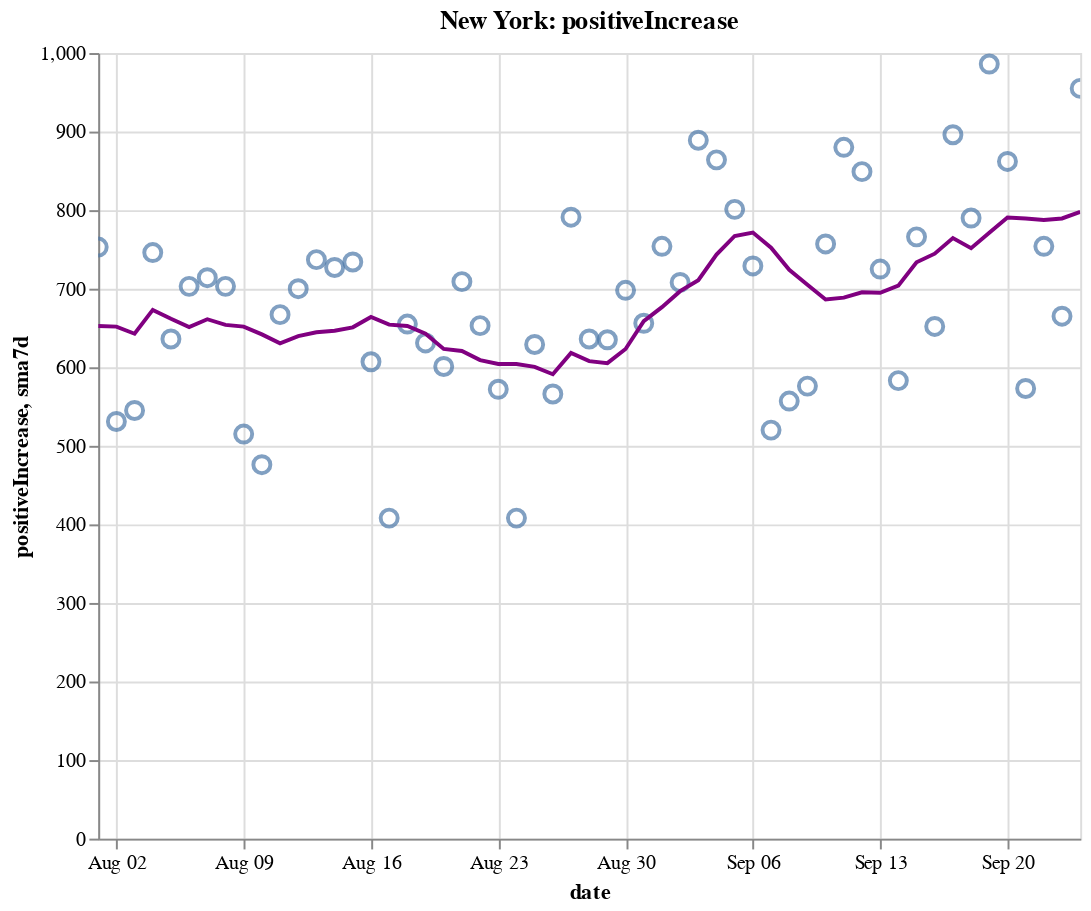

The cell this chart's notebook holds for it:
### Code cell
create_plot(ny, 'positiveIncrease')

### Figure 1 — Vega-Lite specification as saved in the notebook (floating-point values rounded to 4 significant figures)
{"config": {"view": {"continuousWidth": 400, "continuousHeight": 300}}, "layer": [{"layer": [{"mark": {"type": "point", "size": 75}, "encoding": {"tooltip": [{"type": "temporal", "field": "date"}, {"type": "quantitative", "field": "positiveIncrease"}, {"type": "quantitative", "field": "sma7d"}], "x": {"type": "temporal", "field": "date"}, "y": {"type": "quantitative", "field": "positiveIncrease"}}, "selection": {"selector008": {"type": "interval", "bind": "scales", "encodings": ["x", "y"]}}}, {"mark": {"type": "line", "color": "purple"}, "encoding": {"x": {"type": "temporal", "field": "date"}, "y": {"type": "quantitative", "field": "sma7d"}}}]}, {"mark": {"type": "rule", "color": "#aaa"}, "encoding": {"x": {"type": "temporal", "field": "date"}}, "transform": [{"filter": {"selection": "selector007"}}]}, {"mark": "circle", "encoding": {"opacity": {"condition": {"value": 1, "selection": "selector007"}, "value": 0}, "tooltip": [{"type": "temporal", "field": "date"}, {"type": "quantitative", "field": "positiveIncrease"}, {"type": "quantitative", "field": "sma7d"}], "x": {"type": "temporal", "field": "date"}, "y": {"type": "quantitative", "field": "positiveIncrease"}}, "selection": {"selector007": {"type": "single", "encodings": ["x"], "on": "mouseover", "nearest": true, "empty": "none"}}}, {"mark": {"type": "text", "align": "left", "dx": 5, "dy": -5, "stroke": "white", "strokeWidth": 2}, "encoding": {"text": {"type": "quantitative", "field": "positiveIncrease"}, "tooltip": [{"type": "temporal", "field": "date"}, {"type": "quantitative", "field": "positiveIncrease"}, {"type": "quantitative", "field": "sma7d"}], "x": {"type": "temporal", "field": "date"}, "y": {"type": "quantitative", "field": "positiveIncrease"}}, "transform": [{"filter": {"selection": "selector007"}}]}, {"mark": {"type": "text", "align": "left", "dx": 5, "dy": -5}, "encoding": {"text": {"type": "quantitative", "field": "positiveIncrease"}, "tooltip": [{"type": "temporal", "field": "date"}, {"type": "quantitative", "field": "positiveIncrease"}, {"type": "quantitative", "field": "sma7d"}], "x": {"type": "temporal", "field": "date"}, "y": {"type": "quantitative", "field": "positiveIncrease"}}, "transform": [{"filter": {"selection": "selector007"}}]}], "data": {"name": "data-778dfff54f475a19c65fd0365498a94d"}, "height": 400, "title": "New York: positiveIncrease", "width": 500, "$schema": "https://vega.github.io/schema/vega-lite/v4.8.1.json", "datasets": {"data-778dfff54f475a19c65fd0365498a94d": [{"date": "2020-08-01T00:00:00", "totalTestResultsIncrease": 82740.0, "positiveIncrease": 753.0, "death": 25160.0, "deathIncrease": 14.0, "positiveRate": 0.009, "state": "New York", "sma7d": 652.4}, {"date": "2020-08-02T00:00:00", "totalTestResultsIncrease": 58960.0, "positiveIncrease": 531.0, "death": 25170.0, "deathIncrease": 6.0, "positiveRate": 0.009, "state": "New York", "sma7d": 651.7}, {"date": "2020-08-03T00:00:00", "totalTestResultsIncrease": 51840.0, "positiveIncrease": 545.0, "death": 25170.0, "deathIncrease": 2.0, "positiveRate": 0.011, "state": "New York", "sma7d": 642.7}, {"date": "2020-08-04T00:00:00", "totalTestResultsIncrease": 70990.0, "positiveIncrease": 746.0, "death": 25180.0, "deathIncrease": 3.0, "positiveRate": 0.011, "state": "New York", "sma7d": 673.0}, {"date": "2020-08-05T00:00:00", "totalTestResultsIncrease": 72670.0, "positiveIncrease": 636.0, "death": 25180.0, "deathIncrease": 4.0, "positiveRate": 0.009, "state": "New York", "sma7d": 661.7}, {"date": "2020-08-06T00:00:00", "totalTestResultsIncrease": 72370.0, "positiveIncrease": 703.0, "death": 25180.0, "deathIncrease": 6.0, "positiveRate": 0.01, "state": "New York", "sma7d": 651.1}, {"date": "2020-08-07T00:00:00", "totalTestResultsIncrease": 70170.0, "positiveIncrease": 714.0, "death": 25190.0, "deathIncrease": 5.0, "positiveRate": 0.01, "state": "New York", "sma7d": 661.1}, {"date": "2020-08-08T00:00:00", "totalTestResultsIncrease": 74860.0, "positiveIncrease": 703.0, "death": 25200.0, "deathIncrease": 5.0, "positiveRate": 0.009, "state": "New York", "sma7d": 654.0}, {"date": "2020-08-09T00:00:00", "totalTestResultsIncrease": 65810.0, "positiveIncrease": 515.0, "death": 25200.0, "deathIncrease": 7.0, "positiveRate": 0.008, "state": "New York", "sma7d": 651.7}, {"date": "2020-08-10T00:00:00", "totalTestResultsIncrease": 54000.0, "positiveIncrease": 476.0, "death": 25200.0, "deathIncrease": 2.0, "positiveRate": 0.009, "state": "New York", "sma7d": 641.9}, {"date": "2020-08-11T00:00:00", "totalTestResultsIncrease": 77060.0, "positiveIncrease": 667.0, "death": 25210.0, "deathIncrease": 7.0, "positiveRate": 0.009, "state": "New York", "sma7d": 630.6}, {"date": "2020-08-12T00:00:00", "totalTestResultsIncrease": 87780.0, "positiveIncrease": 700.0, "death": 25220.0, "deathIncrease": 7.0, "positiveRate": 0.008, "state": "New York", "sma7d": 639.7}, {"date": "2020-08-13T00:00:00", "totalTestResultsIncrease": 87900.0, "positiveIncrease": 737.0, "death": 25230.0, "deathIncrease": 10.0, "positiveRate": 0.008, "state": "New York", "sma7d": 644.6}, {"date": "2020-08-14T00:00:00", "totalTestResultsIncrease": 85460.0, "positiveIncrease": 727.0, "death": 25230.0, "deathIncrease": 4.0, "positiveRate": 0.009, "state": "New York", "sma7d": 646.4}, {"date": "2020-08-15T00:00:00", "totalTestResultsIncrease": 88670.0, "positiveIncrease": 734.0, "death": 25240.0, "deathIncrease": 12.0, "positiveRate": 0.008, "state": "New York", "sma7d": 650.9}, {"date": "2020-08-16T00:00:00", "totalTestResultsIncrease": 77690.0, "positiveIncrease": 607.0, "death": 25250.0, "deathIncrease": 6.0, "positiveRate": 0.008, "state": "New York", "sma7d": 664.0}, {"date": "2020-08-17T00:00:00", "totalTestResultsIncrease": 56890.0, "positiveIncrease": 408.0, "death": 25260.0, "deathIncrease": 6.0, "positiveRate": 0.007, "state": "New York", "sma7d": 654.3}, {"date": "2020-08-18T00:00:00", "totalTestResultsIncrease": 66890.0, "positiveIncrease": 655.0, "death": 25260.0, "deathIncrease": 8.0, "positiveRate": 0.01, "state": "New York", "sma7d": 652.6}, {"date": "2020-08-19T00:00:00", "totalTestResultsIncrease": 80420.0, "positiveIncrease": 631.0, "death": 25270.0, "deathIncrease": 6.0, "positiveRate": 0.008, "state": "New York", "sma7d": 642.7}, {"date": "2020-08-20T00:00:00", "totalTestResultsIncrease": 80980.0, "positiveIncrease": 601.0, "death": 25280.0, "deathIncrease": 5.0, "positiveRate": 0.007, "state": "New York", "sma7d": 623.3}, {"date": "2020-08-21T00:00:00", "totalTestResultsIncrease": 98880.0, "positiveIncrease": 709.0, "death": 25280.0, "deathIncrease": 3.0, "positiveRate": 0.007, "state": "New York", "sma7d": 620.7}, {"date": "2020-08-22T00:00:00", "totalTestResultsIncrease": 94850.0, "positiveIncrease": 653.0, "death": 25280.0, "deathIncrease": 4.0, "positiveRate": 0.007, "state": "New York", "sma7d": 609.1}, {"date": "2020-08-23T00:00:00", "totalTestResultsIncrease": 74040.0, "positiveIncrease": 572.0, "death": 25290.0, "deathIncrease": 6.0, "positiveRate": 0.008, "state": "New York", "sma7d": 604.1}, {"date": "2020-08-24T00:00:00", "totalTestResultsIncrease": 62030.0, "positiveIncrease": 408.0, "death": 25300.0, "deathIncrease": 7.0, "positiveRate": 0.007, "state": "New York", "sma7d": 604.1}, {"date": "2020-08-25T00:00:00", "totalTestResultsIncrease": 67260.0, "positiveIncrease": 629.0, "death": 25300.0, "deathIncrease": 2.0, "positiveRate": 0.009, "state": "New York", "sma7d": 600.4}, {"date": "2020-08-26T00:00:00", "totalTestResultsIncrease": 71190.0, "positiveIncrease": 566.0, "death": 25300.0, "deathIncrease": 8.0, "positiveRate": 0.008, "state": "New York", "sma7d": 591.1}, {"date": "2020-08-27T00:00:00", "totalTestResultsIncrease": 83440.0, "positiveIncrease": 791.0, "death": 25310.0, "deathIncrease": 4.0, "positiveRate": 0.009, "state": "New York", "sma7d": 618.3}, {"date": "2020-08-28T00:00:00", "totalTestResultsIncrease": 97830.0, "positiveIncrease": 636.0, "death": 25310.0, "deathIncrease": 3.0, "positiveRate": 0.007, "state": "New York", "sma7d": 607.9}, {"date": "2020-08-29T00:00:00", "totalTestResultsIncrease": 93870.0, "positiveIncrease": 635.0, "death": 25320.0, "deathIncrease": 7.0, "positiveRate": 0.007, "state": "New York", "sma7d": 605.3}, {"date": "2020-08-30T00:00:00", "totalTestResultsIncrease": 100000.0, "positiveIncrease": 698.0, "death": 25330.0, "deathIncrease": 8.0, "positiveRate": 0.007, "state": "New York", "sma7d": 623.3}, {"date": "2020-08-31T00:00:00", "totalTestResultsIncrease": 66240.0, "positiveIncrease": 656.0, "death": 25330.0, "deathIncrease": 1.0, "positiveRate": 0.01, "state": "New York", "sma7d": 658.7}, {"date": "2020-09-01T00:00:00", "totalTestResultsIncrease": 77000.0, "positiveIncrease": 754.0, "death": 25330.0, "deathIncrease": 3.0, "positiveRate": 0.01, "state": "New York", "sma7d": 676.6}, {"date": "2020-09-02T00:00:00", "totalTestResultsIncrease": 88450.0, "positiveIncrease": 708.0, "death": 25340.0, "deathIncrease": 5.0, "positiveRate": 0.008, "state": "New York", "sma7d": 696.9}, {"date": "2020-09-03T00:00:00", "totalTestResultsIncrease": 88980.0, "positiveIncrease": 889.0, "death": 25340.0, "deathIncrease": 7.0, "positiveRate": 0.01, "state": "New York", "sma7d": 710.9}, {"date": "2020-09-04T00:00:00", "totalTestResultsIncrease": 93400.0, "positiveIncrease": 864.0, "death": 25350.0, "deathIncrease": 5.0, "positiveRate": 0.009, "state": "New York", "sma7d": 743.4}, {"date": "2020-09-05T00:00:00", "totalTestResultsIncrease": 99760.0, "positiveIncrease": 801.0, "death": 25350.0, "deathIncrease": 2.0, "positiveRate": 0.008, "state": "New York", "sma7d": 767.1}, {"date": "2020-09-06T00:00:00", "totalTestResultsIncrease": 85630.0, "positiveIncrease": 729.0, "death": 25360.0, "deathIncrease": 9.0, "positiveRate": 0.009, "state": "New York", "sma7d": 771.6}, {"date": "2020-09-07T00:00:00", "totalTestResultsIncrease": 58860.0, "positiveIncrease": 520.0, "death": 25360.0, "deathIncrease": 2.0, "positiveRate": 0.009, "state": "New York", "sma7d": 752.1}, {"date": "2020-09-08T00:00:00", "totalTestResultsIncrease": 57830.0, "positiveIncrease": 557.0, "death": 25370.0, "deathIncrease": 6.0, "positiveRate": 0.01, "state": "New York", "sma7d": 724.0}, {"date": "2020-09-09T00:00:00", "totalTestResultsIncrease": 63230.0, "positiveIncrease": 576.0, "death": 25370.0, "deathIncrease": 3.0, "positiveRate": 0.009, "state": "New York", "sma7d": 705.1}, {"date": "2020-09-10T00:00:00", "totalTestResultsIncrease": 76810.0, "positiveIncrease": 757.0, "death": 25380.0, "deathIncrease": 7.0, "positiveRate": 0.01, "state": "New York", "sma7d": 686.3}, {"date": "2020-09-11T00:00:00", "totalTestResultsIncrease": 89720.0, "positiveIncrease": 880.0, "death": 25380.0, "deathIncrease": 5.0, "positiveRate": 0.01, "state": "New York", "sma7d": 688.6}, {"date": "2020-09-12T00:00:00", "totalTestResultsIncrease": 102900.0, "positiveIncrease": 849.0, "death": 25380.0, "deathIncrease": 2.0, "positiveRate": 0.008, "state": "New York", "sma7d": 695.4}, {"date": "2020-09-13T00:00:00", "totalTestResultsIncrease": 72670.0, "positiveIncrease": 725.0, "death": 25390.0, "deathIncrease": 6.0, "positiveRate": 0.01, "state": "New York", "sma7d": 694.9}, {"date": "2020-09-14T00:00:00", "totalTestResultsIncrease": 63360.0, "positiveIncrease": 583.0, "death": 25390.0, "deathIncrease": 4.0, "positiveRate": 0.009, "state": "New York", "sma7d": 703.9}, {"date": "2020-09-15T00:00:00", "totalTestResultsIncrease": 73680.0, "positiveIncrease": 766.0, "death": 25400.0, "deathIncrease": 11.0, "positiveRate": 0.01, "state": "New York", "sma7d": 733.7}, {"date": "2020-09-16T00:00:00", "totalTestResultsIncrease": 75090.0, "positiveIncrease": 652.0, "death": 25410.0, "deathIncrease": 5.0, "positiveRate": 0.009, "state": "New York", "sma7d": 744.6}, {"date": "2020-09-17T00:00:00", "totalTestResultsIncrease": 91500.0, "positiveIncrease": 896.0, "death": 25410.0, "deathIncrease": 3.0, "positiveRate": 0.01, "state": "New York", "sma7d": 764.4}, {"date": "2020-09-18T00:00:00", "totalTestResultsIncrease": 89730.0, "positiveIncrease": 790.0, "death": 25420.0, "deathIncrease": 10.0, "positiveRate": 0.009, "state": "New York", "sma7d": 751.6}, {"date": "2020-09-19T00:00:00", "totalTestResultsIncrease": 110400.0, "positiveIncrease": 986.0, "death": 25420.0, "deathIncrease": 2.0, "positiveRate": 0.009, "state": "New York", "sma7d": 771.1}, {"date": "2020-09-20T00:00:00", "totalTestResultsIncrease": 100400.0, "positiveIncrease": 862.0, "death": 25430.0, "deathIncrease": 2.0, "positiveRate": 0.009, "state": "New York", "sma7d": 790.7}, {"date": "2020-09-21T00:00:00", "totalTestResultsIncrease": 58320.0, "positiveIncrease": 573.0, "death": 25430.0, "deathIncrease": 1.0, "positiveRate": 0.01, "state": "New York", "sma7d": 789.3}, {"date": "2020-09-22T00:00:00", "totalTestResultsIncrease": 84000.0, "positiveIncrease": 754.0, "death": 25430.0, "deathIncrease": 4.0, "positiveRate": 0.009, "state": "New York", "sma7d": 787.6}, {"date": "2020-09-23T00:00:00", "totalTestResultsIncrease": 70930.0, "positiveIncrease": 665.0, "death": 25440.0, "deathIncrease": 5.0, "positiveRate": 0.009, "state": "New York", "sma7d": 789.4}, {"date": "2020-09-24T00:00:00", "totalTestResultsIncrease": 92950.0, "positiveIncrease": 955.0, "death": 25440.0, "deathIncrease": 2.0, "positiveRate": 0.01, "state": "New York", "sma7d": 797.9}]}}
